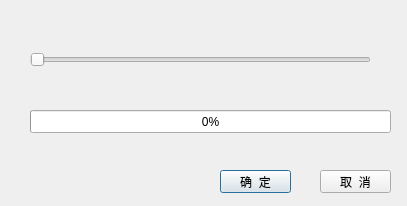
<?xml version="1.0" encoding="UTF-8"?>
<ui version="4.0">
 <class>gainsetDialog</class>
 <widget class="QDialog" name="gainsetDialog">
  <property name="geometry">
   <rect>
    <x>0</x>
    <y>0</y>
    <width>407</width>
    <height>206</height>
   </rect>
  </property>
  <property name="windowTitle">
   <string>增益设置</string>
  </property>
  <widget class="QSlider" name="horizontalSlider">
   <property name="geometry">
    <rect>
     <x>30</x>
     <y>30</y>
     <width>341</width>
     <height>60</height>
    </rect>
   </property>
   <property name="font">
    <font>
     <family>微软雅黑</family>
     <pointsize>14</pointsize>
    </font>
   </property>
   <property name="orientation">
    <enum>Qt::Horizontal</enum>
   </property>
  </widget>
  <widget class="QProgressBar" name="progressBar">
   <property name="geometry">
    <rect>
     <x>30</x>
     <y>110</y>
     <width>361</width>
     <height>23</height>
    </rect>
   </property>
   <property name="value">
    <number>0</number>
   </property>
  </widget>
  <widget class="QPushButton" name="okBtn">
   <property name="geometry">
    <rect>
     <x>220</x>
     <y>170</y>
     <width>71</width>
     <height>23</height>
    </rect>
   </property>
   <property name="text">
    <string>确  定</string>
   </property>
  </widget>
  <widget class="QPushButton" name="cancelBtn">
   <property name="geometry">
    <rect>
     <x>320</x>
     <y>170</y>
     <width>71</width>
     <height>23</height>
    </rect>
   </property>
   <property name="text">
    <string>取  消</string>
   </property>
  </widget>
 </widget>
 <resources/>
 <connections/>
</ui>
